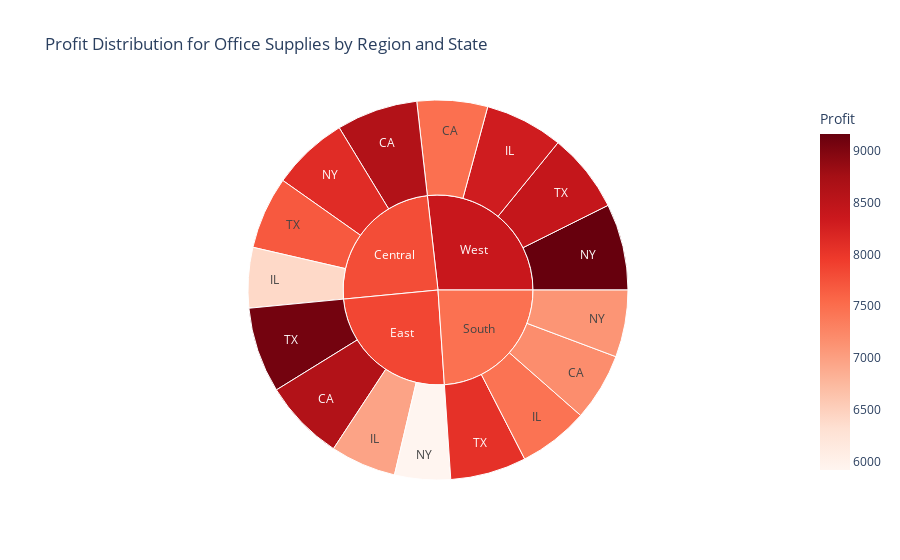

The notebook cell this image was saved under:
### Code cell
import plotly.express as px 
office_supplies_sales_by_region = sales_df.loc[sales_df["Product Category"] == "Office Supplies", ["State", "Region", "Profit"]]
sales_by_region = office_supplies_sales_by_region.groupby(["Region", "State"])["Profit"].sum().reset_index()
fig = px.sunburst(sales_by_region, 
                  path=["Region", "State"], 
                  values="Profit",  
                  title="Profit Distribution for Office Supplies by Region and State",
                  color="Profit",
                  color_continuous_scale="reds") 

fig.show()

### Figure 1 — Plotly figure (JSON) as saved in the notebook; plotly's stock layout.template omitted (floating-point values rounded to 4 significant figures)
{"data": [{"branchvalues": "total", "customdata": [[8618.0], [6405.0], [8115.0], [7691.0], [8618.0], [6966.0], [5920.0], [9074.0], [7189.0], [7449.0], [7110.0], [8064.0], [7480.0], [8303.0], [9162.0], [8430.0], [7795.0], [7855.0], [7472.0], [8386.0]], "domain": {"x": [0, 1], "y": [0, 1]}, "hovertemplate": "labels=%{label}<br>Profit_sum=%{value}<br>parent=%{parent}<br>id=%{id}<br>Profit=%{color}<extra></extra>", "ids": ["Central/CA", "Central/IL", "Central/NY", "Central/TX", "East/CA", "East/IL", "East/NY", "East/TX", "South/CA", "South/IL", "South/NY", "South/TX", "West/CA", "West/IL", "West/NY", "West/TX", "Central", "East", "South", "West"], "labels": ["CA", "IL", "NY", "TX", "CA", "IL", "NY", "TX", "CA", "IL", "NY", "TX", "CA", "IL", "NY", "TX", "Central", "East", "South", "West"], "marker": {"coloraxis": "coloraxis", "colors": [8618.0, 6405.0, 8115.0, 7691.0, 8618.0, 6966.0, 5920.0, 9074.0, 7189.0, 7449.0, 7110.0, 8064.0, 7480.0, 8303.0, 9162.0, 8430.0, 7795.0, 7855.0, 7472.0, 8386.0]}, "name": "", "parents": ["Central", "Central", "Central", "Central", "East", "East", "East", "East", "South", "South", "South", "South", "West", "West", "West", "West", "", "", "", ""], "type": "sunburst", "values": [8618.0, 6405.0, 8115.0, 7691.0, 8618.0, 6966.0, 5920.0, 9074.0, 7189.0, 7449.0, 7110.0, 8064.0, 7480.0, 8303.0, 9162.0, 8430.0, 30830.0, 30580.0, 29810.0, 33370.0]}], "layout": {"coloraxis": {"colorbar": {"title": {"text": "Profit"}}, "colorscale": [[0, "rgb(255,245,240)"], [0.125, "rgb(254,224,210)"], [0.25, "rgb(252,187,161)"], [0.375, "rgb(252,146,114)"], [0.5, "rgb(251,106,74)"], [0.625, "rgb(239,59,44)"], [0.75, "rgb(203,24,29)"], [0.875, "rgb(165,15,21)"], [1, "rgb(103,0,13)"]]}, "legend": {"tracegroupgap": 0}, "title": {"text": "Profit Distribution for Office Supplies by Region and State"}}}
